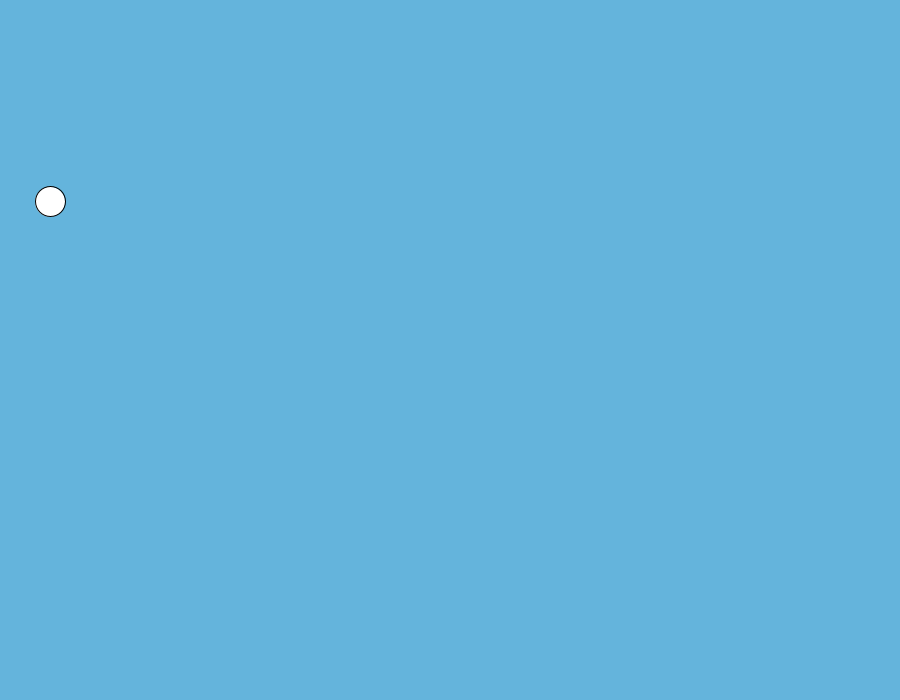
Frame 1 (no input)
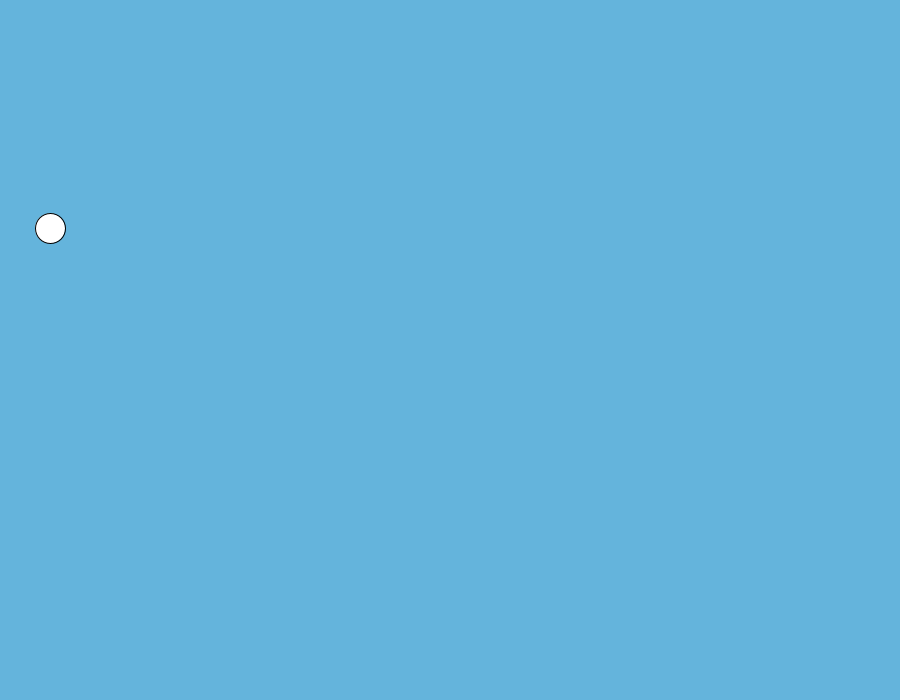
Frame 60 (the mouse pressed at the canvas centre just before this capture)
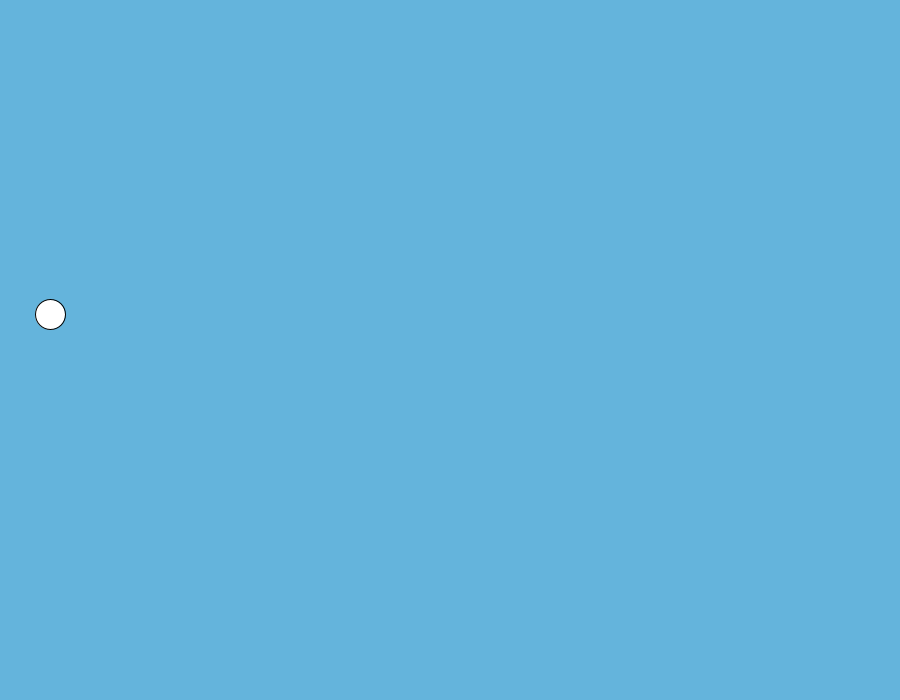
Frame 120 (the mouse held since frame 60 and released just before this capture)

The Processing sketch that drew these frames (run headless with seeded random() and noise(); from frame 60 on, the mouse is pressed at the canvas centre):

// Processing sketch: Mass_on_spring_no_decay
// ── Mass_on_spring_no_decay.pde
float acc=0;
float dx=0;
float massspeed=0;
float masspos=0;

float bla = 1;

void setup() {
  size(900, 700);
}



void draw() {
   background(100, 180, 220);



  dx= masspos-200;
   acc= (-1)*(dx)*(0.009);
   massspeed = massspeed + acc;
   masspos += massspeed;
   
   ellipse(50,200+(masspos) , 30, 30);
}
